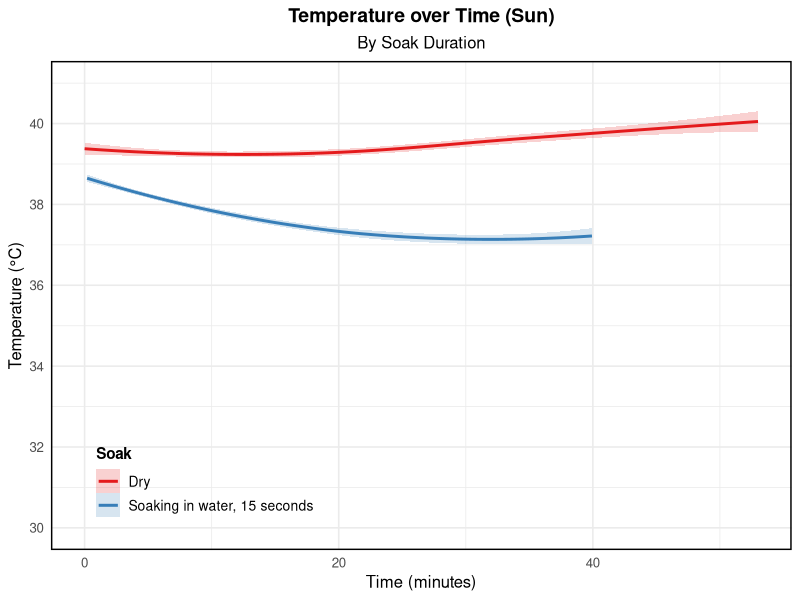
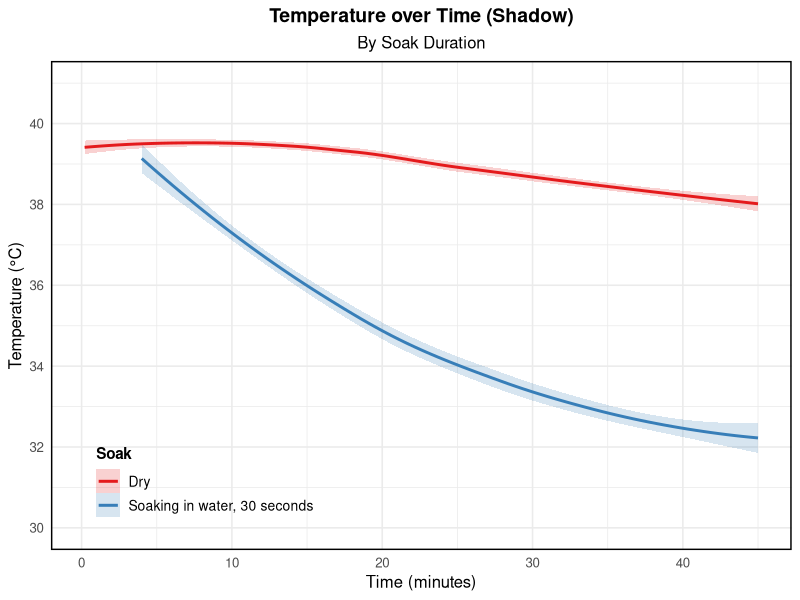
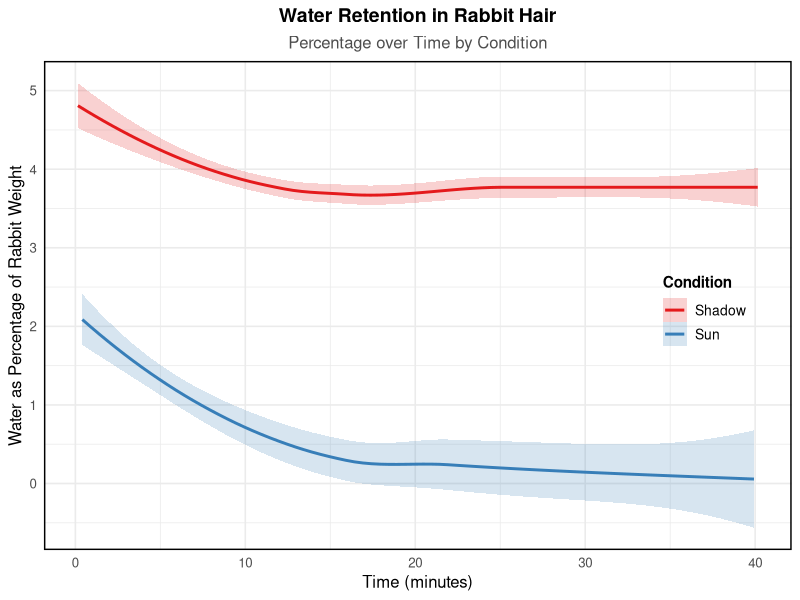

These charts were generated, in order, by the following R code:
#==============================================================================#
#                                                                              #
#                    PREY-SOAKING BEHAVIOR IN IBERIAN LYNX                     #
#        José Jiménez, Rafael Finat, Mario Fernández-Tizón, Pedro Peiró,       #
#         Javier Hernández-Hernández, Antoni Margalida, Emilio Virgós          #
#                            17:34 27/09/2025                                  #
#                                                                              #
#==============================================================================#

# Load required libraries
library(ggplot2)
library(viridis)
library(png)
library(grid)
library(patchwork)

setwd('...')

# Read data
temp <- read.table("Temp.txt", header=TRUE)
temp2 <- read.table("Hum.txt", header=TRUE)

# Filter data by panel
temp_sun <- subset(temp, Sun == "Sun")
temp_sun$Soak[temp_sun$Soak == "Y"] <- "Soaking in water, 15 seconds"
temp_sun$Soak[temp_sun$Soak == "N"] <- "Dry"
temp_shadow <- subset(temp, Sun == "Shadow")
temp_shadow$Soak[temp_shadow$Soak == "Y"] <- "Soaking in water, 30 seconds"
temp_shadow$Soak[temp_shadow$Soak == "N"] <- "Dry"

# Legends
soak_levels <- unique(temp$Soak)
soak_colors <- viridis::viridis(length(soak_levels), option = "H")
names(soak_colors) <- soak_levels

legend_labels <- expand.grid(
  Soak = soak_levels
)
legend_labels$time <- 30.5  # Adjust according to your x-axis
legend_labels$Temp <- 30.2  # Adjust according to your y-axis
legend_labels$label <- legend_labels$Soak


# Plot for "Sun"
ggplot(temp_sun, aes(x = time, y = Temp, color = Soak, fill = Soak)) +
  geom_smooth(method = "loess", span = 1, se = TRUE, alpha = 0.2, linewidth = 1) +
  scale_color_brewer(palette = "Set1") +
  scale_fill_brewer(palette = "Set1") +
  coord_cartesian(ylim = c(30, 41)) +
  scale_y_continuous(breaks = seq(30, 41, by = 2)) +
  labs(
    title = "Temperature over Time (Sun)",
    subtitle = "By Soak Duration",
    x = "Time (minutes)", y = "Temperature (°C)"
  ) +
  theme_minimal(base_size = 12) +
  theme(
    legend.position = c(0.05, 0.05),  # Bottom-left corner
    legend.justification = c(0, 0),
    legend.background = element_rect(fill = "transparent", color = "white", linewidth = 0),
    legend.title = element_text(size = 11, face = "bold"),
    legend.text = element_text(size = 10),
    plot.title = element_text(size = 14, face = "bold", hjust = 0.5),
    plot.subtitle = element_text(size = 12, hjust = 0.5),
    panel.border = element_rect(color = "black", fill = NA, linewidth = 1),
    panel.background = element_rect(fill = "white", color = NA)
  )

# Plot for "Shadow"
ggplot(temp_shadow, aes(x = time, y = Temp, color = Soak, fill = Soak)) +
  geom_smooth(method = "loess", span = 1, se = TRUE, alpha = 0.2, linewidth = 1) +
  scale_color_brewer(palette = "Set1") +
  scale_fill_brewer(palette = "Set1") +
  coord_cartesian(ylim = c(30, 41)) +
  scale_y_continuous(breaks = seq(30, 41, by = 2)) +
  labs(
    title = "Temperature over Time (Shadow)",
    subtitle = "By Soak Duration",
    x = "Time (minutes)", y = "Temperature (°C)", color = "Soak"
  ) +
  theme_minimal(base_size = 12) +
  theme(
    legend.position = c(0.05, 0.05),  # Bottom-left corner
    legend.justification = c(0, 0),
    legend.background = element_rect(fill = "transparent", color = "white", linewidth = 0),
    legend.title = element_text(size = 11, face = "bold"),
    legend.text = element_text(size = 10),
    plot.title = element_text(size = 14, face = "bold", hjust = 0.5),
    plot.subtitle = element_text(size = 12, hjust = 0.5),
    panel.border = element_rect(color = "black", fill = NA, linewidth = 1),
    panel.background = element_rect(fill = "white", color = NA)
  )

# Humidity plot
# You can change the palette here if desired
ggplot(temp2, aes(x = time, y = rate, color = Condition, fill = Condition)) +
  geom_smooth(method = "loess", span = 1, se = TRUE, alpha = 0.2, linewidth = 1) +
  scale_color_brewer(palette = "Set1") +
  scale_fill_brewer(palette = "Set1") +
  labs(
    title = "Water Retention in Rabbit Hair",
    subtitle = "Percentage over Time by Condition",
    x = "Time (minutes)", y = "Water as Percentage of Rabbit Weight", color = "Condition"
  ) +
  theme_minimal(base_size = 12) +
  theme(
    legend.position = c(0.95, 0.4), # Top-right corner
    legend.justification = c(1, 0),
    legend.background = element_rect(fill = "transparent", color = "white", linewidth = 0),
    legend.title = element_text(size = 11, face = "bold"),
    legend.text = element_text(size = 10),
    plot.title = element_text(size = 14, face = "bold", hjust = 0.5, color = "black"),
    plot.subtitle = element_text(size = 12, hjust = 0.5, color = "gray30"),
    panel.border = element_rect(color = "black", fill = NA, linewidth = 1),
    panel.background = element_rect(fill = "white", color = NA)
  )
